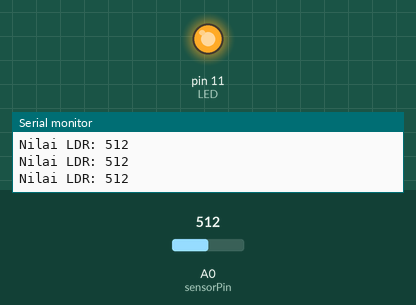
This sketch was run on a simulated Arduino Uno, built with avr-gcc and run on an emulated ATmega328P. Shown: output pins drawn as LEDs (lit = HIGH), the last lines printed to the serial monitor. The inputs (shaded band) are chosen by the test bench; at power-on: A0 (sensorPin) = 512.

Above: at 1.2 s.
1.3 s: A0 (sensorPin) set to 493
At 1.7 s:
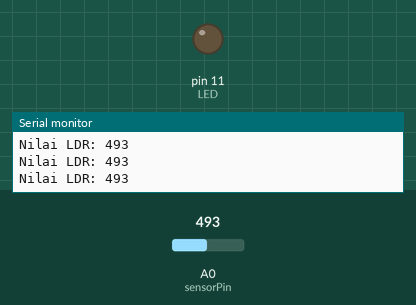
2.8 s: A0 (sensorPin) set to 510
At 4.0 s:
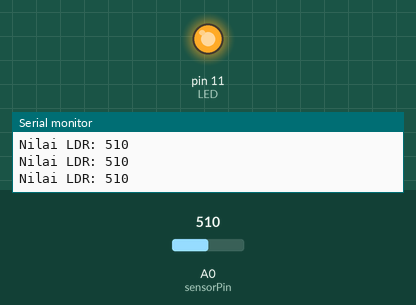
5.8 s: A0 (sensorPin) set to 490
At 6.1 s:
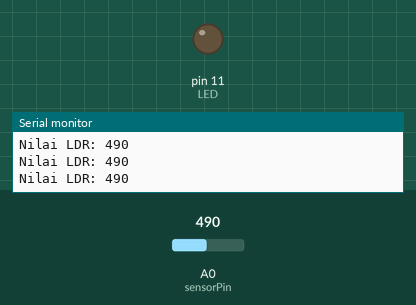
Timing chart, 0 to 8.8 s (numbered marks = the images above; inputs shaded):
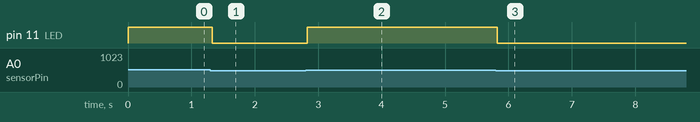

The sketch:

LDR_4.ino
```cpp
int sensorPin = A0;
int LED = 11;

void setup() {
  Serial.begin(9600);
  pinMode(LED, OUTPUT);
}

void loop() {
  int ldrStatus = analogRead(sensorPin);  // Membaca nilai dari sensor LDR
  Serial.print("Nilai LDR: ");
  Serial.println(ldrStatus);

  if (ldrStatus > 500) {
    digitalWrite(LED, HIGH);  // Nyalakan LED jika nilai LDR rendah (lingkungan gelap)
  } else {
    digitalWrite(LED, LOW);  // Matikan LED jika nilai LDR tinggi (lingkungan terang)
  }
}
```

Measured:
- the behaviour switches between 501 and 500 on A0 (sensorPin) (found by bisection; images 0 and 1)
- after the input at 1.3 s, pin 11 (LED): HIGH → LOW at once
- after the input at 2.8 s, pin 11 (LED): LOW → HIGH at once
- after the input at 5.8 s, pin 11 (LED): HIGH → LOW at once
